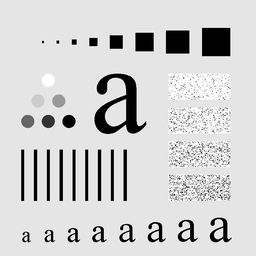
#> input picture Question-3/Characters Test Pattern 688x688.tif, 256 x 256 px, shrunk from 688 x 688 before the run
$ jupyter execute '3(b).ipynb'
#> lines starting #> are read from the running program, lines starting #| are printed output that depends on the picture
#> further down, character_image is the input picture: shape (256, 256); min 0, max 255, mean 207.3
## Task 3(b): Take grayscale image of size 512x512, use different size of mask (3x3, 5x5, 7x7) with average filter for noise suppression & observe their performance in term of PSNR

[cell 1]
import cv2
import numpy as np
import matplotlib.pyplot as plt

## Function for Average Spatial Filter

[cell 2]
def average_filter(image, mask_size):
    filtered_image = image.copy()
    height, width = filtered_image.shape
    offset, weight = mask_size // 2, mask_size * mask_size

    for r in range(height):
        for c in range(width):
            filtered_image[r, c] = 0;
            for x in range(-offset, offset + 1):
                for y in range(-offset, offset + 1):
                    if (r + x >= 0 and r + x < height and c + y >= 0 and c + y < width):
                        filtered_image[r, c] += (image[r + x, c + y] / weight)

    return np.uint8(filtered_image)

## Function for adding Salt & Pepper Noise

[cell 3]
def add_salt_pepper_noise(image, percent):
#> called with percent = 15
    noisy_image = image.copy()
    noise_amount = (image.shape[0] * image.shape[1]) * (percent / 100)
#> noise_amount = 9830.4

    for _ in range(int(noise_amount)):
        row1 = np.random.randint(0, image.shape[0])
        col1 = np.random.randint(0, image.shape[1])
        row2 = np.random.randint(0, image.shape[0])
        col2 = np.random.randint(0, image.shape[1])

        noisy_image[row1, col1] = 0     # pepper
        noisy_image[row2, col2] = 255   # salt
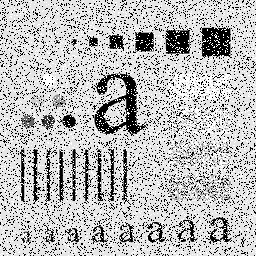
#> noisy_image: shape (256, 256); min 0, max 255, mean 186.8

    return noisy_image

## Function for calculating PSNR (Peak Signal to Noise Ratio)

[cell 4]
def compute_psnr(image1, image2):
    image1, image2 = np.float64(image1), np.float64(image2)
    mse = np.mean((image1 - image2) ** 2)
#> mse = 7019.1
    if mse == 0:
        return float('inf')
    psnr = 20 * np.log10(255.0) - 10 * np.log10(mse)
#> psnr = 9.67

    return round(psnr, 2)

[cell 5]
character_image = cv2.imread("./Characters Test Pattern 688x688.tif", 0)
plt.imshow(character_image, cmap = "gray")
plt.title("Original Image")
plt.show()

## Adding Salt & Pepper Noise to the Image

[cell 6]
noisy_character_image = add_salt_pepper_noise(character_image, 15)
plt.imshow(noisy_character_image, cmap = "gray")
plt.title("The Noisy Image")
plt.show()
psnr = compute_psnr(character_image, noisy_character_image)
#> psnr = 9.67
print(f"PSNR = {psnr}")
#| PSNR = 9.67

## Applying average filter with (3x3, 5x5, 7x7) mask

[cell 7]
for mask_size in range(3, 8, 2):
    avg_character_image = average_filter(noisy_character_image, mask_size)
    plt.imshow(avg_character_image, cmap='gray')
    plt.title(f"Noisy Image after applying Averaging Filter of mask size {mask_size}x{mask_size}")
    plt.show()
    print(f"PSNR = {compute_psnr(noisy_character_image, avg_character_image)}")
#> this loop made 3 passes
#> (mse in compute_psnr, psnr in compute_psnr) on passes 1 to 3: (5850.4, 10.46), (6570.3, 9.95), (7612.5, 9.32)
#| PSNR = 10.46
#| PSNR = 9.95
#| PSNR = 9.32
#> pass 1, `avg_character_image = average_filter(noisy_character_image, mask_size)`:
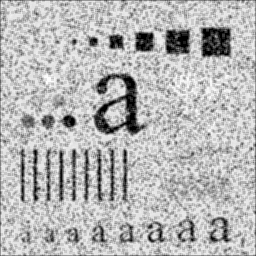
#> avg_character_image: shape (256, 256); min 0, max 252, mean 182.6
#> pass 2, `avg_character_image = average_filter(noisy_character_image, mask_size)`:
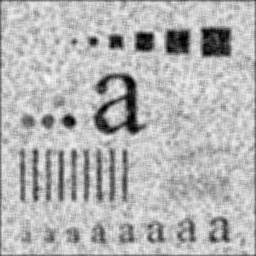
#> avg_character_image: shape (256, 256); min 0, max 250, mean 180.5
